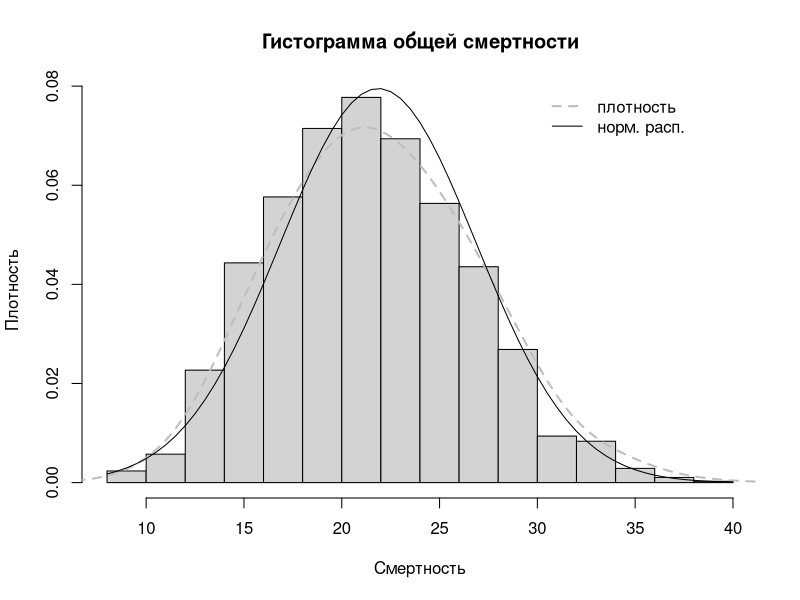
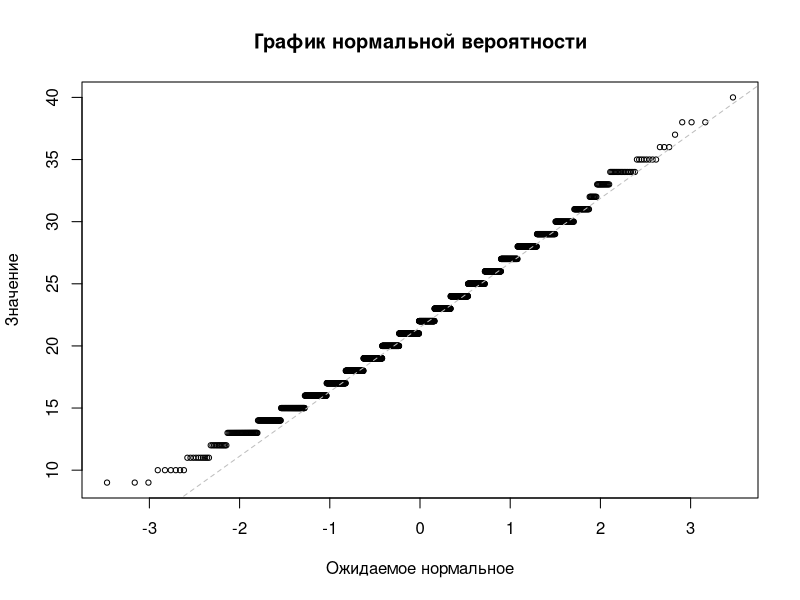
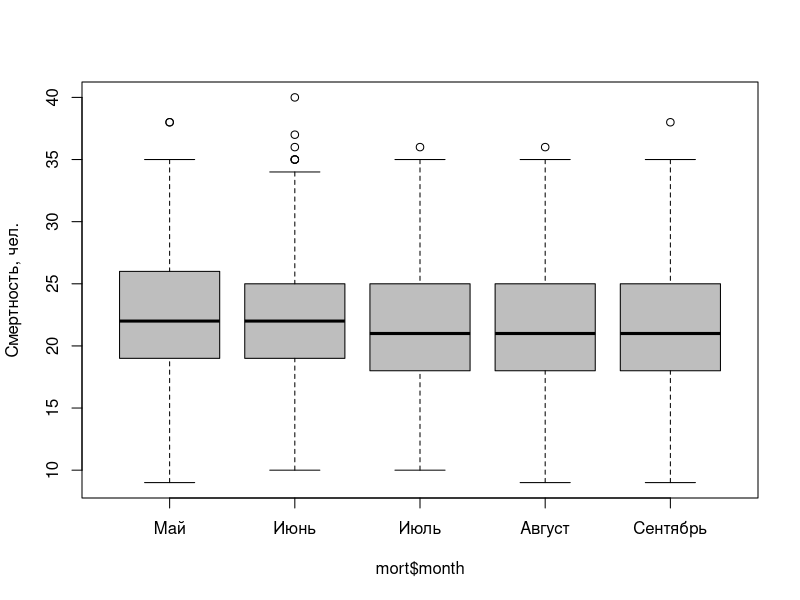
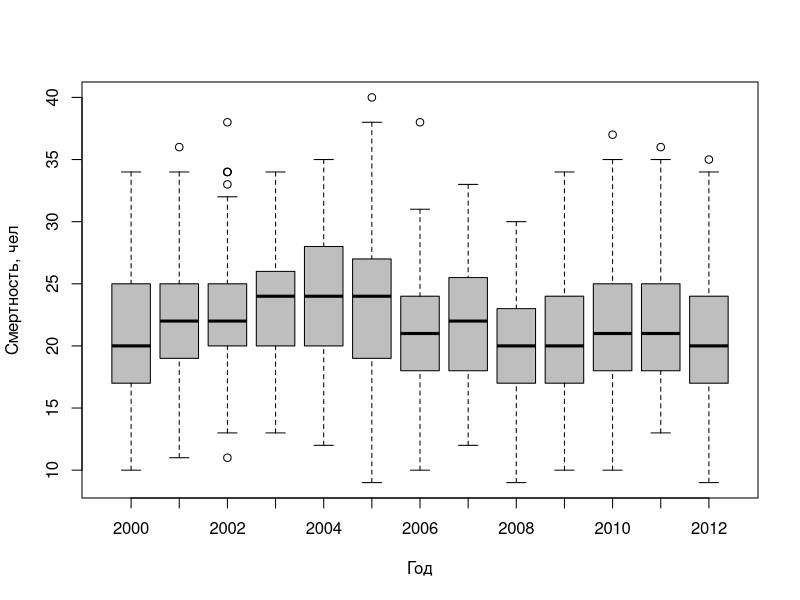
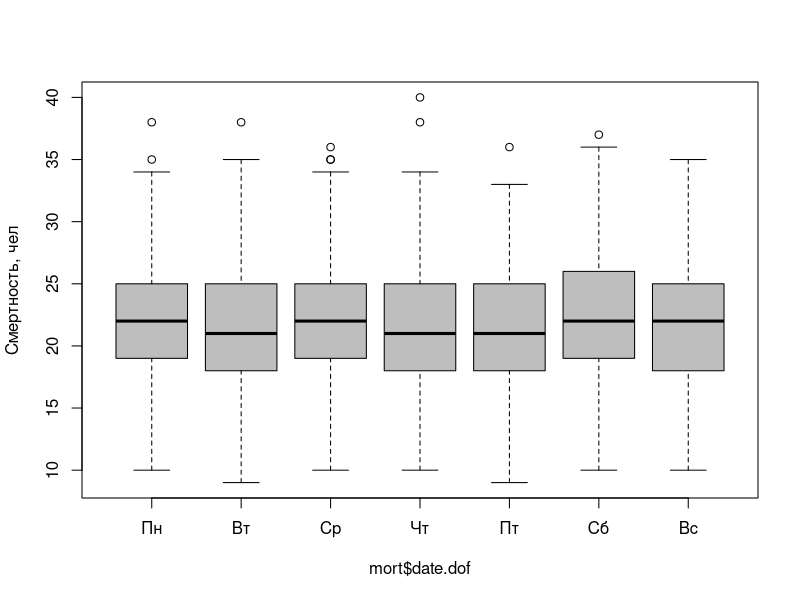
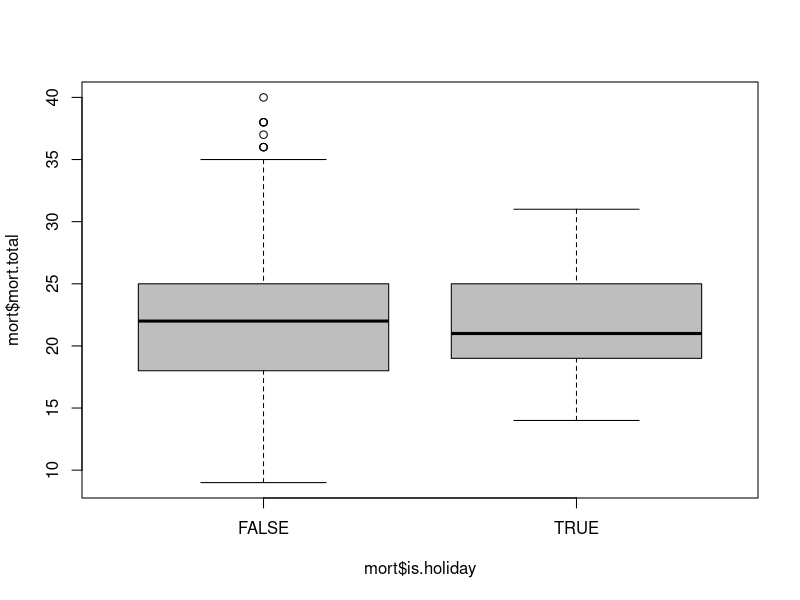
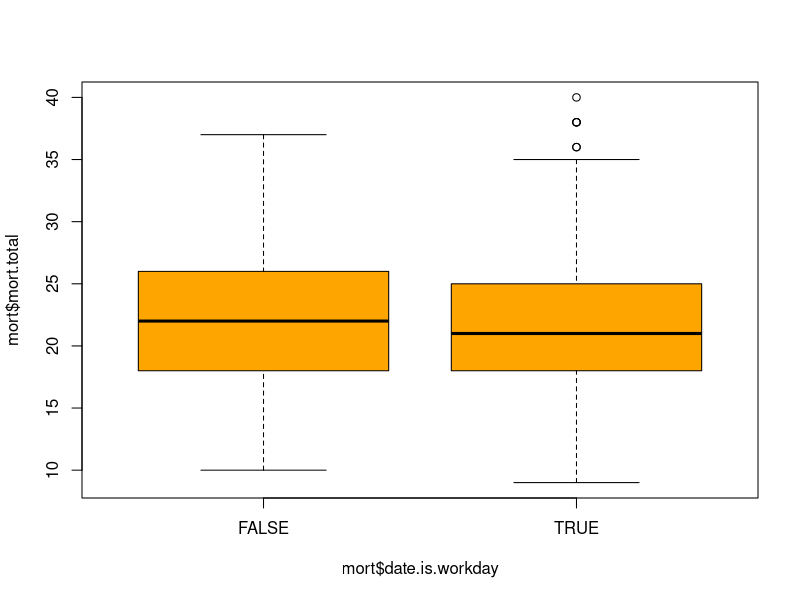
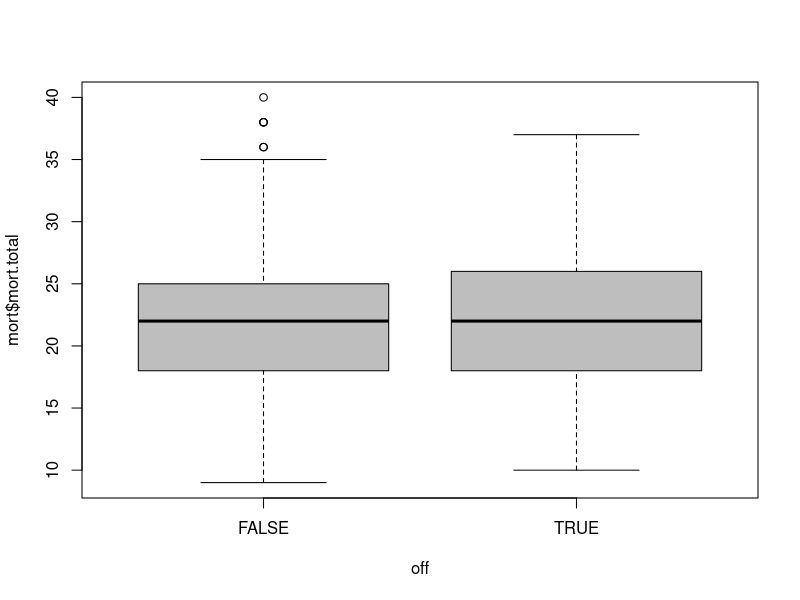

Generate these figures, in order, with R:
## ---- chunk 1
default.par = par()
setwd("~/rproj/khb-mortality-analysis/data")

library(zoo)

# reading, cleaning 
mort = read.table("SSC_Mo_MJJAS.txt", sep='\t', header=T, dec=',')

names(mort)[9] = "DIS"
names(mort)[10] = "TOS"
names(mort)[4] = 'mort.total'
names(mort)[5] = 'mort.over65'
names(mort)[6] = 'mort.women'
names(mort)[7] = 'mort.men'

mort = mort[complete.cases(mort),]

mort$date = as.Date(mort$Date.1, format="%d.%m.%Y")
mort = subset(mort, select = -c(City, Date, Date.1))

Sys.setlocale("LC_ALL","Russian")

wd = weekdays(mort$date, abbreviate=T)
wd = factor(wd, levels=c("Mon", "Tue", "Wed", "Thu", "Fri", "Sat", "Sun"))
# wd = factor(wd, levels=c("Пн", "Вт", "Ср", "Чт", "Пт", "Сб", "Вс"))

levels(wd) = 1:7

mort$date.dof = wd
mort$date.is.workday = wd %in% 1:5

mort$year = as.factor( format(mort$date, "%Y") )
mort$month = as.factor( format(mort$date, "%m") )


holidays = read.table("publicholidays-russia.txt")
names(holidays) = 'date'
holidays$date = as.Date(holidays$date, format="%d-%m-%Y")


mort$is.holiday = mort$date %in% holidays$date


temp = read.table("Khb_Temp_Daily.txt", sep=';', header=F, dec=',')
temp = temp[complete.cases(temp), ]

temp$date = as.Date(ISOdate(temp$V2, temp$V3, temp$V4))
mort.date = range(mort$date)
temp = temp[temp$date >= mort.date[1] & temp$date <= mort.date[2], ]
temp = subset(temp, select=c(date, V6, V8, V10))

names(temp)[2] = 't.min'
names(temp)[3] = 't.mean'
names(temp)[4] = 't.max'
temp$t.amp = temp$t.max - temp$t.min

mort = merge(mort, temp, by='date')
## ---- chunk 2
h = hist(mort$mort.total, probability=T, breaks=21,
         main="Гистограмма общей смертности",
         xlab='Смертность', ylab='Плотность')
dens = density(mort$mort.total, adjust=2)
lines(dens, col="grey", lwd=2, lty=2)

mort.sd = sd(mort$mort.total)
mort.mean = mean(mort$mort.total)


x = seq(from=min(h$breaks), to=max(h$breaks), by=0.5)
y = dnorm(x=x, mean=mort.mean, sd=mort.sd)
lines(x=x, y=y, lwd=1)


legend(30, 0.08, c('плотность', 'норм. расп.'), 
       col=c('grey', 'black'),
       lwd=c(2, 1), lty=c(2, 1), bty='n')
## ---- chunk 3
qqnorm(mort$mort.total, cex=0.7,
       main='График нормальной вероятности',
       ylab='Значение', xlab='Ожидаемое нормальное')
qqline(mort$mort.total, lwd=1, lty=2, col='gray')
## ---- chunk 4
boxplot(mort$mort.total ~ mort$month, col='grey',
        names=c('Май', 'Июнь', 'Июль', 'Август', 'Сентябрь'), 
        ylab='Смертность, чел.')
## ---- chunk 5
by(mort$mort.total, mort$month, summary)

aov.m.mon = aov(mort$mort.total ~ mort$month)
summary(aov.m.mon)
## ---- chunk 6
TukeyHSD(aov.m.mon, conf.level=0.95)
## ---- chunk 7
boxplot(mort$mort.total ~ mort$year, col='grey',
        xlab='Год', ylab='Смертность, чел')
## ---- chunk 8
by(mort$mort.total, mort$year, summary)

aov.m.yer = aov(mort$mort.total ~ mort$year)
summary(aov.m.yer)

t = TukeyHSD(aov.m.yer, conf.level=0.95)[['mort$year']]
t = row.names(t[t[, 4] < 0.05, ])

d = data.frame(year1=c(substring(t, 1, 4), substring(t, 6, 9)),
               year2=c(substring(t, 6, 9), substring(t, 1, 4)))

aggregate(d$year2 ~ d$year1, FUN=paste)
## ---- chunk 9
boxplot(mort$mort.total ~ mort$date.dof, col='grey', 
        ylab='Смертность, чел',
        names=c('Пн', 'Вт', 'Ср', 'Чт', 'Пт', 'Сб', 'Вс'))
## ---- chunk 10
by(mort$mort.total, mort$date.dof, summary)
summary(aov(mort$mort.total ~ mort$date.dof))
## ---- chunk 11
boxplot(mort$mort.total ~ mort$is.holiday, col='grey')
by(mort$mort.total, mort$is.holiday, summary)

with(mort, 
     t.test(mort.total[is.holiday], 
            mort.total[!is.holiday], 
            alternative='greater'))
## ---- chunk 12
boxplot(mort$mort.total ~ mort$date.is.workday, col='orange')
by(mort$mort.total, mort$date.is.workday, summary)

with(mort, 
     t.test(mort.total[!date.is.workday], 
            mort.total[date.is.workday], 
            alternative='greater'))
## ---- chunk 13
off = (!mort$date.is.workday) | mort$is.holiday
boxplot(mort$mort.total ~ off, col='grey')
## ---- chunk 14
by(mort$mort.total, off, summary)
t.test(mort$mort.total[off], mort$mort.total[!off],
       alternative='greater')
## ---- chunk 15
off.lag.1 = c(FALSE, lag(zoo(off), k=-1))
boxplot(mort$mort.total ~ off.lag.1, col='grey')
t.test(mort$mort.total[off.lag.1], mort$mort.total[!off.lag.1],
       alternative='greater')

off.lag.2 = c(F, F, lag(zoo(off), k=-2))
boxplot(mort$mort.total ~ off.lag.2, col='grey')
t.test(mort$mort.total[off.lag.2], mort$mort.total[!off.lag.2],
       alternative='greater')
## ---- chunk 16
par(mfrow=c(1, 4))
par(mar=c(7, 2, 3, 2))

boxplot(mort$mort.total ~ mort$is.holiday, col='grey', 
        main='(а)', names=c('Выходной', 'Рабочий'), las=2)
boxplot(mort$mort.total ~ mort$date.is.workday, col='grey',
        main='(б)', names=c('Праздник', 'Не праздник'), las=2)
boxplot(mort$mort.total ~ off, col='grey',
        main='(в)', names=c('Праздник\nили выходной', 'Не праздник'), las=2)
boxplot(mort$mort.total ~ off.lag.1, col='grey',
        main='(г)', names=c('Вчера был\nвыходной', 'Не было\nвыходного'), las=2)

par(mar=c(5, 4, 4, 2) + 0.1)
par(mfrow=c(1, 1))
## ---- chunk 17
th = mort.mean + qnorm(p=0.95) * mort.sd
m.out = mort$mort.total >= th
sum(m.out)
mort$date[m.out]
## ---- chunk 18
mort$date[mort$is.holiday & m.out]
## ---- chunk 19
mort$date[off & m.out]
sum(off & m.out)
## ---- chunk 20
mort$date[off.lag.1 & m.out]
sum(off.lag.1 & m.out)
## ---- chunk 21
diff(which(m.out)) 
sum(diff(which(m.out)) == 1)
## ---- chunk 22
library(MASS)
## ---- chunk 23
fit = lm(mort.total ~ + t.mean + t.amp + SSC + DIS + TOS + 
           + date.is.workday + is.holiday, data=mort)
summary(fit)
## ---- chunk 24
plot(fit$residuals, cex=0.5, bty='n', xaxt='n', xlab='', ylab='Остаток')
## ---- chunk 25
step = stepAIC(fit, direction="backward", trace=FALSE)
summary(step)
## ---- chunk 26
plot(step$residuals, cex=0.5, bty='n', xaxt='n', xlab='', ylab='Остаток')
## ---- chunk 27
daily.mort.mean = aggregate(mort.total ~ TOS, data=mort, FUN=mean)
daily.t.mean =    aggregate(t.mean ~ TOS, data=mort, FUN=mean)
daily.t.amp  =    aggregate(t.amp ~ TOS, data=mort, FUN=mean)
daily.t.at  =     aggregate(T.AT ~ TOS, data=mort, FUN=mean)

df = merge(daily.mort.mean, daily.t.mean, by='TOS')
df = merge(df, daily.t.amp, by='TOS')
df = merge(df, daily.t.at, by='TOS')

plot(df$mort.total ~ df$TOS)
## ---- chunk 28
fit = lm(mort.total ~ ., data=df)
summary(fit)
## ---- chunk 29
plot(fit$residuals, cex=0.5, bty='n', xaxt='n', xlab='', ylab='Остаток')
## ---- chunk 30
step = stepAIC(fit, direction="backward", trace=F)
step$anova
summary(step)
## ---- chunk 31
plot(step$residuals, cex=0.5, bty='n', xaxt='n', xlab='', ylab='Остаток')
## ---- chunk 32
rolled.by.mean = function(w) {
  rol.t.m = rollapply(zoo(df$t.mean), 
                      width=w, by=1, FUN=mean, align="center")
  rol.mor = rollapply(zoo(df$mort.total), 
                      width=w, by=1, FUN=mean, align="center")
  rol.t.a = rollapply(zoo(df$t.amp), 
                      width=w, by=1, FUN=mean, align="center")
  rol.t.at = rollapply(zoo(df$T.AT), 
                       width=w, by=1, FUN=mean, align="center")
  
  idx = index(rol.t.m)
  df.r = data.frame(tos=df$TOS[idx],
                    rol.mort=rol.mor, rol.t.mean=rol.t.m,
                    rol.t.amp=rol.t.a, rol.t.at=rol.t.at)
  df.r
}
## ---- chunk 33
plot.prediction = function(fit, df.r) {
  plot(df.r$rol.mort, bty='n', xaxt='n', xlab='', 
      ylab='Смертность, чел.')
  
  lm1.p = predict(fit, newdata=df.r, interval='confidence', level=0.99)
  
  n = length(lm1.p[,1])
  polygon(x=c(1:n, n:1),
          y=c(lm1.p[,2], rev(lm1.p[,3])),
          col=adjustcolor('grey', 1/4), border=NA)

  lines(lm1.p[,2], col='grey', lwd=1)
  lines(lm1.p[,3], col='grey', lwd=1)

  lines(lm1.p[,1], lwd=2)
}
## ---- chunk 34
coefficients = function(fit) {
  sum1 = summary(fit)
  coef = sum1$coefficients[, 1]
  paste(round(coef, 3), names(coef), collapse=' + ')
}
## ---- chunk 35
rolling.mean.reg = function(w) {
  df.r = rolled.by.mean(w)  
  
  fit = lm(rol.mort ~ ., data=df.r)
  sum1 = summary(fit)
  
  plot(fit$residuals, cex=0.5, bty='n', xaxt='n', xlab='', ylab='Остаток')
  plot.prediction(fit, df.r)

  print('stepwards')
  step = stepAIC(fit, direction="backward", trace=FALSE)

  sum2 = summary(step)

  plot(step$residuals, cex=0.5, bty='n', xaxt='n', xlab='', ylab='Остаток')
  plot.prediction(step, df.r)
  
  list(coef.all=coefficients(fit),
       r2.all=c(R2=sum1$r.squared, adjR2=sum1$adj.r.squared),
       coef.step=coefficients(step),
       r2.step=c(R2=sum2$r.squared, adjR2=sum2$adj.r.squared))
}
## ---- chunk 36
rolling.mean.reg(3)
## ---- chunk 37
rolling.mean.reg(9)
## ---- chunk 38
rolling.mean.reg(15)
## ---- chunk 39
rolling.mean.reg(30)
## ---- chunk 40
library(splines)
## ---- chunk 41
h = hist(mort$t.mean, breaks=18)
b = h$breaks

centers = b[-length(b)] + 1

binned = cut(mort$t.mean, breaks=b)
levels(binned) = centers
binned = as.numeric(as.character(binned))
mort$binned.t = binned

avg.2 = aggregate(mort$mort.total ~ mort$binned.t, FUN=mean)
names(avg.2) = c('binned.t', 'M')
## ---- chunk 42
add.fit = function(fit, x) {
  pred = predict(fit, data.frame(binned.t=x), 
                 interval='confidence', level=0.95)
  
  polygon(x=c(x, rev(x)),
          y=c(pred[,2], rev(pred[,3])),
          col=adjustcolor('grey', 1/8), border=NA)
  
  lines(x, pred[,2], col='grey', lwd=1)
  lines(x, pred[,3], col='grey', lwd=1)
  
  lines(x, pred[,1], lwd=2)
  
}
## ---- chunk 43
plot(avg.2$M ~ avg.2$binned.t, cex=0.7, bty='n',
     xlab='Температура, °C', ylab='Смертность, чел.',
     xaxt='n')

axis(side=1, at=seq(3, 31, 2))

lines(avg.2$M ~ avg.2$binned.t)
## ---- chunk 44
plot(avg.2$M ~ avg.2$binned.t, cex=0.7, bty='n',
     xlab='Температура, °C', ylab='Смертность, чел.',
     xaxt='n')

axis(side=1, at=seq(3, 31, 2))

sm = lm(M ~ bs(binned.t, degree=3, knots=2), data=avg.2)
add.fit(sm, avg.2$binned.t)
## ---- chunk 45
barplot(table(mort$binned.t), xlab='Градусы',
        ylab='Частота')
## ---- chunk 46
table(mort$binned.t)
## ---- chunk 47
avg.2 = avg.2[-c(1, 15), ]
## ---- chunk 48
plot(avg.2$M ~ avg.2$binned.t, cex=0.7, bty='n',
     xlab='Температура, °C', ylab='Смертность, чел.',
     xaxt='n')

axis(side=1, at=seq(5, 29, 2))

lines(avg.2$M ~ avg.2$binned.t)
## ---- chunk 49
plot(avg.2$M ~ avg.2$binned.t, cex=0.7, bty='n',
     xlab='Температура, °C', ylab='Смертность, чел.',
     xaxt='n')

axis(side=1, at=seq(5, 31, 2))

sm = lm(M ~ bs(binned.t, degree=3, knots=2), data=avg.2)
add.fit(sm, avg.2$binned.t)
## ---- chunk 50
summary(sm)
## ---- chunk 51
t = 19
avg2before = avg.2[avg.2$binned.t <= t, ]
avg2after = avg.2[avg.2$binned.t >= t, ]
## ---- chunk 52
plot(M ~ binned.t, data=avg2before, cex=0.7, bty='n',
     ylim=c(20, 24),
     xlab='Температура, °C', ylab='Смертность, чел.',
     xaxt='n')

axis(side=1, at=seq(5, 19, 2))

fit = lm(M ~ binned.t, data=avg2before)
add.fit(fit, avg.2$binned.t)
## ---- chunk 53
summary(fit)
coefficients(fit)
## ---- chunk 54
plot(M ~ binned.t, data=avg2after, cex=0.7, bty='n',
     ylim=c(15, 31), 
     xlab='Температура, °C', ylab='Смертность, чел.',
     xaxt='n')

axis(side=1, at=seq(19, 29, 2))

fit = lm(M ~ binned.t, data=avg2after)
add.fit(fit, avg.2$binned.t)
## ---- chunk 55
summary(fit)
coefficients(fit)
## ---- chunk 56
plot(M ~ binned.t, data=avg.2, cex=0.7, bty='n',
     xlab='Температура, °C', ylab='Смертность, чел.',
     xaxt='n')

axis(side=1, at=seq(5, 29, 2))

fit1 = lm(M ~ binned.t, data=avg2after)
abline(fit1, lwd=2)
fit2 = lm(M ~ binned.t, data=avg2before)
abline(fit2, lwd=2)
## ---- chunk 57
cm = rbind(coef(fit1), coef(fit2))
point = c(-solve(cbind(cm[,2], -1)) %*% cm[,1])
point
## ---- chunk 58
d = 9/15
# fig=c(x1, x2, y1, y2)
par(fig=c(0, d, 0, 1))


#c(bottom, left, top, right)
par(mar=c(4, 4, 0, 1))
plot(M ~ binned.t, data=avg2before, cex=0.7, bty='n',
     ylim=c(20, 31), ylab='Смертность, чел.',
     xaxt='n', xlab='Температура, °C')

axis(side=1, at=seq(5, 19, 2))

fit = lm(M ~ binned.t, data=avg2before)
add.fit(fit, avg.2$binned.t)

par(fig=c(d, 1, 0, 1), new=TRUE)

#c(bottom, left, top, right)
par(mar=c(4, 1.5, 0, 1))
plot(M ~ binned.t, data=avg2after, cex=0.7, bty='n',
     ylim=c(20, 31), xaxt='n', yaxt='n', xlab='Температура, °C')

axis(side=1, at=seq(19, 29, 2))

fit = lm(M ~ binned.t, data=avg2after)
add.fit(fit, avg.2$binned.t)

par(mar=c(5, 4, 4, 2) + 0.1)


## ---- chunk 59
#Cairo(width=30, height=16, units='cm', file='mtt.png', 
#      bg='white',  pointsize=12, dpi=72)

d = 9/15
# fig=c(x1, x2, y1, y2)
par(fig=c(0, d, 0, 1))


#c(bottom, left, top, right)
par(mar=c(4, 4, 0, 1))
plot(M ~ binned.t, data=avg2before, cex=0.7, bty='n',
     ylim=c(20, 31), ylab='Смертность, чел.',
     xaxt='n', xlab='Температура, °C')

axis(side=1, at=seq(5, 19, 2))

fit = lm(M ~ binned.t, data=avg2before)
add.fit(fit, avg.2$binned.t)

par(fig=c(d, 1, 0, 1), new=TRUE)

#c(bottom, left, top, right)
par(mar=c(4, 1.5, 0, 1))
plot(M ~ binned.t, data=avg2after, cex=0.7, bty='n',
     ylim=c(20, 31), xaxt='n', yaxt='n', xlab='Температура, °C')

axis(side=1, at=seq(19, 29, 2))

fit = lm(M ~ binned.t, data=avg2after)
add.fit(fit, avg.2$binned.t)

par(mar=c(5, 4, 4, 2) + 0.1)

#dev.off()
